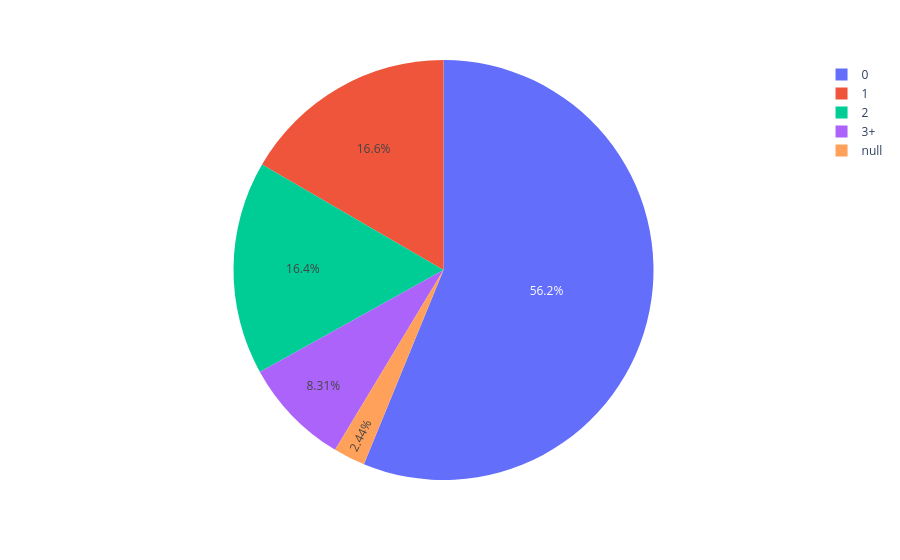

Write notebook code for a chart like this one.
### Code cell
px.pie(df, names="Dependents")

### Figure 1 — Plotly figure (JSON) as saved in the notebook; plotly's stock layout.template omitted (floating-point values rounded to 4 significant figures; data arrays with more than 128 entries replaced by an {"elided": "..."} marker saying what was removed)
{"data": [{"domain": {"x": [0, 1], "y": [0, 1]}, "hovertemplate": "Dependents=%{label}<extra></extra>", "labels": {"elided": "614 str values"}, "legendgroup": "", "name": "", "showlegend": true, "type": "pie"}], "layout": {"legend": {"tracegroupgap": 0}, "margin": {"t": 60}}}
